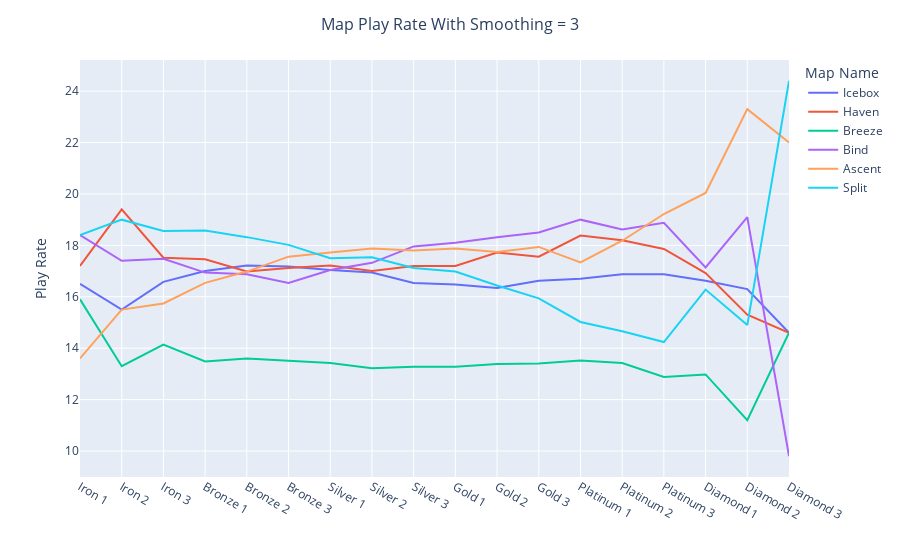

The cell this chart's notebook holds for it:
### Code cell
fig = px.line(smoothed_playrate_df)
fig.update_layout(
    title={'text': f"Map Play Rate With Smoothing = {SMOOTHING}", 'x': 0.5,
                         'xanchor': 'center', 'font': {'size': 16}},
    xaxis_title="", yaxis_title="Play Rate"
)
fig.show()

### Figure 1 — Plotly figure (JSON) as saved in the notebook; plotly's stock layout.template omitted (floating-point values rounded to 4 significant figures)
{"data": [{"hovertemplate": "Map Name=Icebox<br>index=%{x}<br>value=%{y}<extra></extra>", "legendgroup": "Icebox", "line": {"color": "#636efa", "dash": "solid"}, "marker": {"symbol": "circle"}, "mode": "lines", "name": "Icebox", "orientation": "v", "showlegend": true, "type": "scatter", "x": ["Iron 1", "Iron 2", "Iron 3", "Bronze 1", "Bronze 2", "Bronze 3", "Silver 1", "Silver 2", "Silver 3", "Gold 1", "Gold 2", "Gold 3", "Platinum 1", "Platinum 2", "Platinum 3", "Diamond 1", "Diamond 2", "Diamond 3"], "xaxis": "x", "y": [16.5, 15.5, 16.58, 17, 17.22, 17.18, 17.04, 16.94, 16.54, 16.48, 16.34, 16.62, 16.7, 16.88, 16.88, 16.62, 16.3, 14.6], "yaxis": "y"}, {"hovertemplate": "Map Name=Haven<br>index=%{x}<br>value=%{y}<extra></extra>", "legendgroup": "Haven", "line": {"color": "#EF553B", "dash": "solid"}, "marker": {"symbol": "circle"}, "mode": "lines", "name": "Haven", "orientation": "v", "showlegend": true, "type": "scatter", "x": ["Iron 1", "Iron 2", "Iron 3", "Bronze 1", "Bronze 2", "Bronze 3", "Silver 1", "Silver 2", "Silver 3", "Gold 1", "Gold 2", "Gold 3", "Platinum 1", "Platinum 2", "Platinum 3", "Diamond 1", "Diamond 2", "Diamond 3"], "xaxis": "x", "y": [17.2, 19.4, 17.52, 17.46, 16.98, 17.12, 17.22, 17.0, 17.2, 17.2, 17.72, 17.56, 18.38, 18.2, 17.86, 16.92, 15.3, 14.6], "yaxis": "y"}, {"hovertemplate": "Map Name=Breeze<br>index=%{x}<br>value=%{y}<extra></extra>", "legendgroup": "Breeze", "line": {"color": "#00cc96", "dash": "solid"}, "marker": {"symbol": "circle"}, "mode": "lines", "name": "Breeze", "orientation": "v", "showlegend": true, "type": "scatter", "x": ["Iron 1", "Iron 2", "Iron 3", "Bronze 1", "Bronze 2", "Bronze 3", "Silver 1", "Silver 2", "Silver 3", "Gold 1", "Gold 2", "Gold 3", "Platinum 1", "Platinum 2", "Platinum 3", "Diamond 1", "Diamond 2", "Diamond 3"], "xaxis": "x", "y": [15.9, 13.3, 14.14, 13.48, 13.6, 13.52, 13.42, 13.22, 13.28, 13.28, 13.38, 13.4, 13.52, 13.42, 12.88, 12.98, 11.2, 14.6], "yaxis": "y"}, {"hovertemplate": "Map Name=Bind<br>index=%{x}<br>value=%{y}<extra></extra>", "legendgroup": "Bind", "line": {"color": "#ab63fa", "dash": "solid"}, "marker": {"symbol": "circle"}, "mode": "lines", "name": "Bind", "orientation": "v", "showlegend": true, "type": "scatter", "x": ["Iron 1", "Iron 2", "Iron 3", "Bronze 1", "Bronze 2", "Bronze 3", "Silver 1", "Silver 2", "Silver 3", "Gold 1", "Gold 2", "Gold 3", "Platinum 1", "Platinum 2", "Platinum 3", "Diamond 1", "Diamond 2", "Diamond 3"], "xaxis": "x", "y": [18.4, 17.4, 17.48, 16.94, 16.88, 16.54, 17.04, 17.32, 17.96, 18.1, 18.32, 18.5, 19, 18.62, 18.88, 17.14, 19.1, 9.8], "yaxis": "y"}, {"hovertemplate": "Map Name=Ascent<br>index=%{x}<br>value=%{y}<extra></extra>", "legendgroup": "Ascent", "line": {"color": "#FFA15A", "dash": "solid"}, "marker": {"symbol": "circle"}, "mode": "lines", "name": "Ascent", "orientation": "v", "showlegend": true, "type": "scatter", "x": ["Iron 1", "Iron 2", "Iron 3", "Bronze 1", "Bronze 2", "Bronze 3", "Silver 1", "Silver 2", "Silver 3", "Gold 1", "Gold 2", "Gold 3", "Platinum 1", "Platinum 2", "Platinum 3", "Diamond 1", "Diamond 2", "Diamond 3"], "xaxis": "x", "y": [13.6, 15.5, 15.74, 16.54, 16.98, 17.56, 17.72, 17.88, 17.8, 17.88, 17.74, 17.94, 17.34, 18.18, 19.22, 20.04, 23.3, 22], "yaxis": "y"}, {"hovertemplate": "Map Name=Split<br>index=%{x}<br>value=%{y}<extra></extra>", "legendgroup": "Split", "line": {"color": "#19d3f3", "dash": "solid"}, "marker": {"symbol": "circle"}, "mode": "lines", "name": "Split", "orientation": "v", "showlegend": true, "type": "scatter", "x": ["Iron 1", "Iron 2", "Iron 3", "Bronze 1", "Bronze 2", "Bronze 3", "Silver 1", "Silver 2", "Silver 3", "Gold 1", "Gold 2", "Gold 3", "Platinum 1", "Platinum 2", "Platinum 3", "Diamond 1", "Diamond 2", "Diamond 3"], "xaxis": "x", "y": [18.4, 19, 18.56, 18.58, 18.32, 18.02, 17.5, 17.54, 17.12, 16.98, 16.44, 15.94, 15.02, 14.66, 14.24, 16.28, 14.9, 24.4], "yaxis": "y"}], "layout": {"legend": {"title": {"text": "Map Name"}, "tracegroupgap": 0}, "margin": {"t": 60}, "title": {"font": {"size": 16}, "text": "Map Play Rate With Smoothing = 3", "x": 0.5, "xanchor": "center"}, "xaxis": {"anchor": "y", "domain": [0, 1], "title": {"text": ""}}, "yaxis": {"anchor": "x", "domain": [0, 1], "title": {"text": "Play Rate"}}}}
